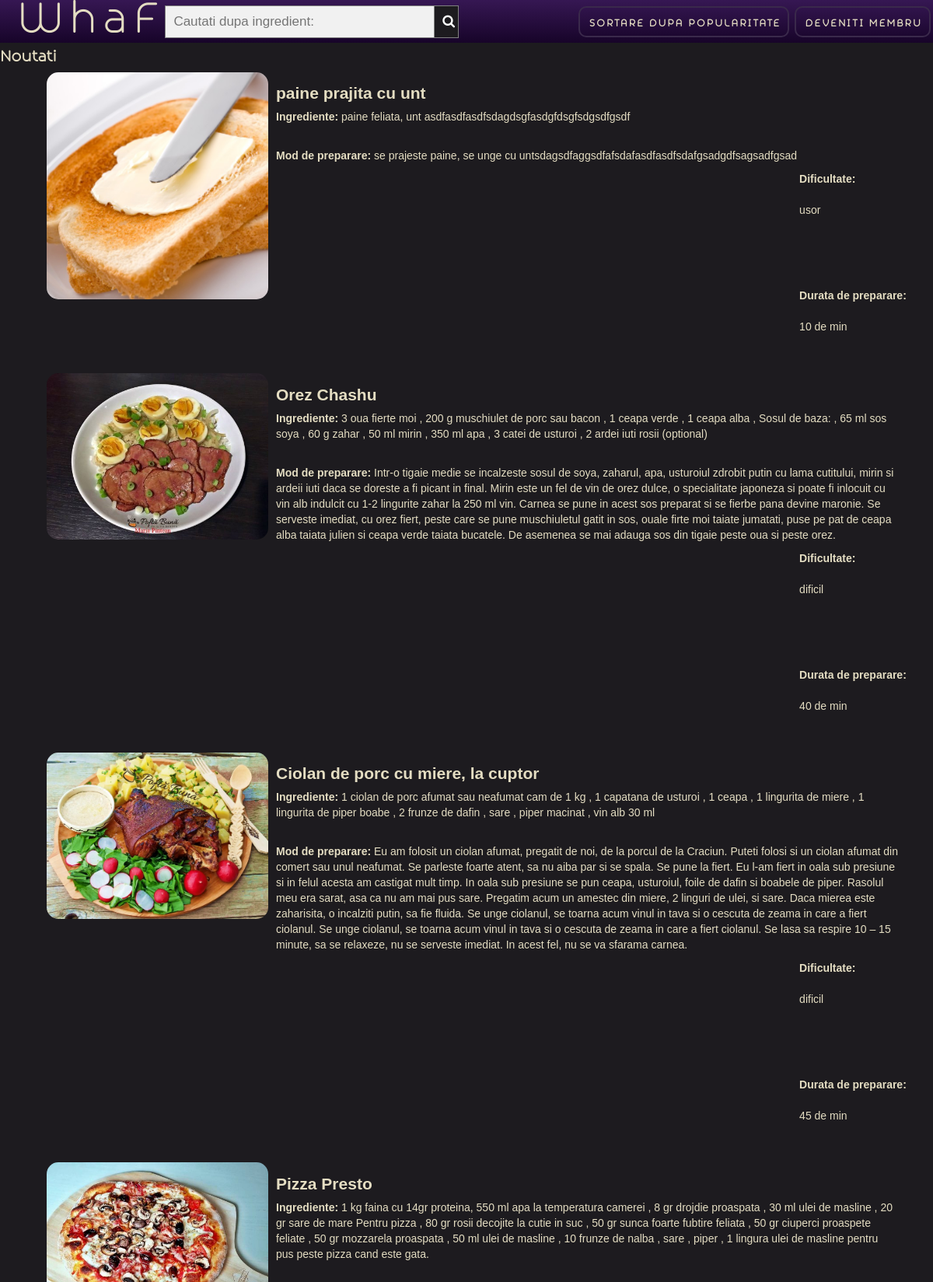
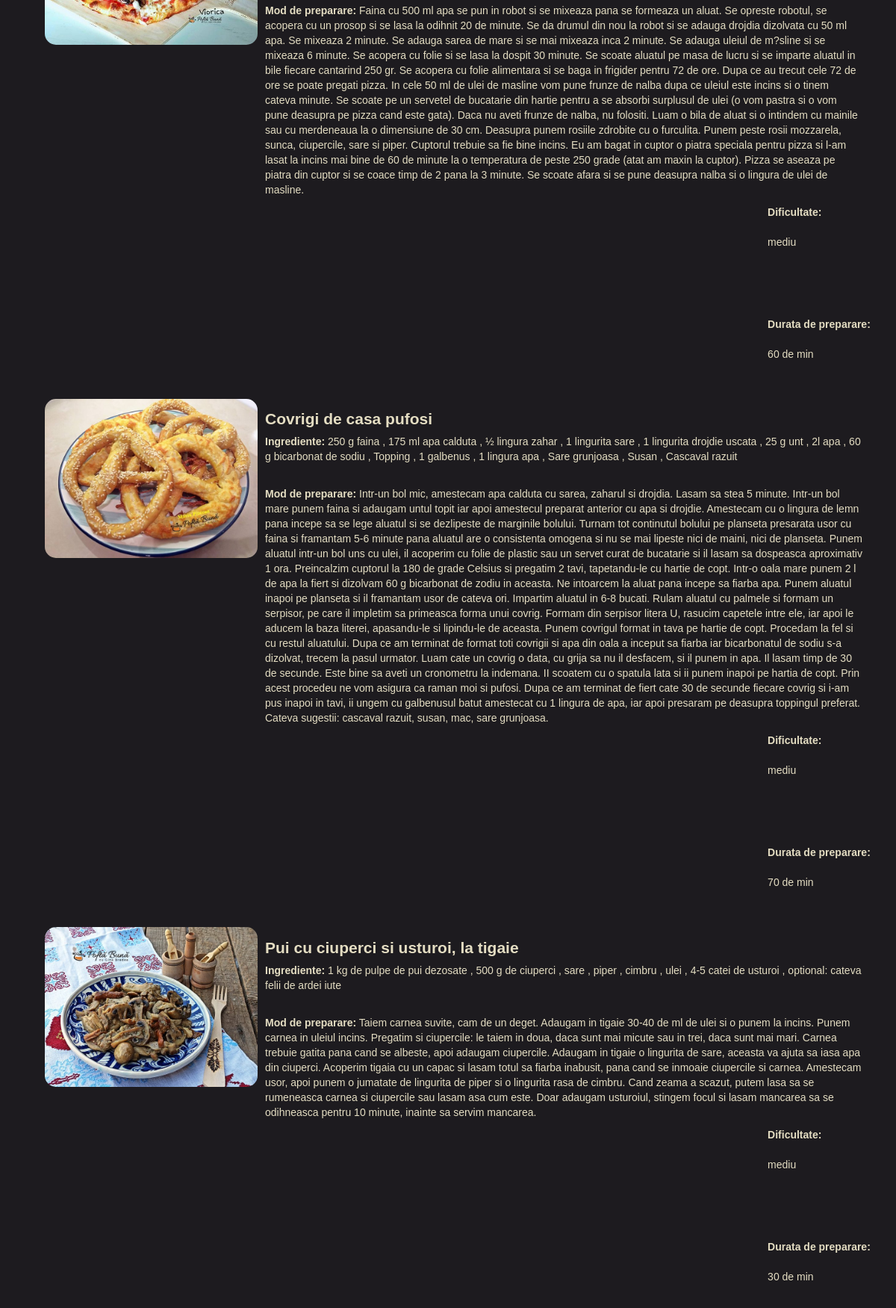
Screenshot of /views/homepage.php (upper part) with the database file from the repository (2 pictures, top to bottom).
### tables this page shows
CREATE TABLE `retete` (
  `id` int(11) NOT NULL,
  `titlu` varchar(80) NOT NULL,
  `ingrediente` text NOT NULL,
  `pasi_preparare` text NOT NULL,
  `dificultate` varchar(10) NOT NULL,
  `durata` tinyint(4) NOT NULL,
  `nume_poza` text NOT NULL,
  `popularitate` int(11) DEFAULT 0
);

### views/homepage.php (the view, shortened to what this page needs)
<!DOCTYPE html>
<HTML lang="ro">
    <head>
        <link href="../WhaFstyle.css" rel="stylesheet" type="text/css">
		<link rel="stylesheet" href="https://cdnjs.cloudflare.com/ajax/libs/font-awesome/4.7.0/css/font-awesome.min.css">
    </head>
    <body>
        <header id="nav" class="Header">
            <div class = "HeaderForm WForm">
				<form class="example" action="../model/homepage.php" method="POST">
					<input type="text" placeholder="Cautati dupa ingredient:" name="cauta_ing">
					<button name="submit_ing" type="submit"><i class="fa fa-search"></i></button>
				</form>
            </div>
            <h1 class="Heading"><a style="color: inherit;" href="../model/homepage.php">WhaF</a></h1>
            <ul class="NavList">
				<li id='regb' class='ListItem'>
                    <a href='../index.php?m=homepage&sort=pop' class='Button Register MainButton'>Sortare dupa popularitate</a>
                </li>
<?php
	if ($_SESSION["prenume"]){
		echo "
				<li class='ListItem'>
                    <a href='../index.php?m=retete' class='Button Register MainButton'>Adauga reteta</a>
                </li>
                <li class='ListItem'>
                    <a href='../index.php?m=delogheaza' class='Button Register MainButton'>Delogheaza</a>
                </li>
		";
	}else{
		echo "
				<li class='ListItem'>
                    <a href='../index.php?m=signup' class='Button Register MainButton'>Deveniti membru</a>
                </li>
		";
	}
?>
        </ul>
        </header>
        <section class="MyFeedContainer Container">
<?php
			if($_POST['cauta_ing']){
				$search = $_POST['cauta_ing'];
				if(strpos($search,";")){
					$comp_search = explode(";",$search);
					for ($i = 0; $i < count($comp_search); $i++){
						if(is_numeric($comp_search[$i])){
							$new .= " durata LIKE '$comp_search[$i]'";
							if ( $i < count($comp_search) -1 ){
								$new .= " AND";
							}
						} else if (strcmp($comp_search[$i],"usor") === 0 || strcmp($comp_search[$i],"mediu") === 0 || strcmp($comp_search[$i],"dificil") === 0){
							$new .= " dificultate LIKE '$comp_search[$i]'";
							if ( $i < count($comp_search) -1 ){
								$new .= " AND";
							}
						} else if (strpos($comp_search[$i],"-")) {
							$array = explode("-",$comp_search[$i]);
							$new .= " durata  >= '$array[0]' AND durata <= '$array[1]'";
							if ( $i < count($comp_search) -1 ){
								$new .= " AND";
							}
						} else {
							$array = explode(",", $comp_search[$i]);
							$new .= "(";
							for ($j = 0; $j < count($array); $j++ ){
								$new .= " ingrediente LIKE '%{$array[$j]}%'";
								if ( $j < count($array) -1 ){
									$new .= " OR";
								}
							}
							$new .= " )";
							if ( $i < count($comp_search) -1 ){
								$new .= " AND";
							}
						}
					}
					$select = mysqli_query($conn, "SELECT * FROM `retete` WHERE $new") or exit(mysqli_error($conn));
				} else {
					if(is_numeric($search)){
						$select = mysqli_query($conn, "SELECT * FROM `retete` WHERE durata LIKE '$search'") or exit(mysqli_error($conn));
					}else {
						if (strpos($search,"-")){
							$array = explode("-",$search);
							$select = mysqli_query($conn, "SELECT * FROM `retete` WHERE durata >= '$array[0]' AND durata <= '$array[1]'  ") or exit(mysqli_error($conn));
						}else {
							if (strcmp($search,"usor") === 0 || strcmp($search,"mediu") === 0 || strcmp($search,"dificil") === 0) {
								$select = mysqli_query($conn, "SELECT * FROM `retete` WHERE dificultate LIKE '$search'") or exit(mysqli_error($conn));
							}
							else{
								$array = explode(',', $search);
								for ($i = 0; $i < count($array); $i++ ){
									$new .= " LIKE '%{$array[$i]}%'";
									if ( $i < count($array) -1 ){
										$new .= " OR ingrediente";
									}
								}
								$select = mysqli_query($conn, "SELECT * FROM `retete` WHERE ingrediente $new") or exit(mysqli_error($conn));
								}
							}
						}
					}
				$n = mysqli_num_rows($select);
				echo "<h2 class=Heading2>Rezultatele cautarii</h2>";
				if($n>0){
					while($row = mysqli_fetch_assoc($select)){
						$id = $row["id"];
						mysqli_query($conn,"UPDATE retete SET popularitate = popularitate + 1 WHERE id = '".$id."'");
						echo "
						<div style='margin-left: 5%;'>
							<div style=' float:left; width: 25%;'>
								<img alt = 'poza mancare' style='border-radius: 15px;' src='../images/".$row['nume_poza']."'>
							</div>
							<div style='float:left; margin-left: 10px;'>
								<h2 style=''>".$row['titlu']."</h2>
								<p style='width: 800px; word-wrap: break-word;'><b>Ingrediente:</b> ".$row['ingrediente']."</p>
								<br>
								<p style='width: 800px; word-wrap: break-word;'><b>Mod de preparare:</b>".$row['pasi_preparare']."</p>
							</div>
							<br><br>
							<div style='float:right; margin-right: 3%;'>
								<strong>Dificultate:</strong>
								<br><br>
								<p>".$row['dificultate']."</p>
								<br><br><br><br>
								<strong>Durata de preparare:</strong>
								<br><br>
								<p>".$row['durata']." de min</p>
							</div>
						</div>
						<br style='clear:both;'><br /><br />";
								}
							}else
							echo "Nu exista rezultate!";
						}else{
							$select = mysqli_query($conn, "SELECT * FROM `retete` ORDER BY id DESC LIMIT 7") or exit(mysqli_error($conn));
							$n = mysqli_num_rows($select);
							if($n>0)
							echo "<h2 class=Heading2>Noutati</h2>";
							while($row = mysqli_fetch_assoc($select))
								echo "
								<div style='margin-left: 5%;'>
									<div style=' float:left; width: 25%;'>
										<img alt = 'poza mancare' style='border-radius: 15px;' src='../images/".$row['nume_poza']."'>
									</div>
									<div style='float:left; margin-left: 10px;'>
										<h2 style=''>".$row['titlu']."</h2>
										<p style='width: 800px; word-wrap: break-word;'><b>Ingrediente:</b> ".$row['ingrediente']."</p>
										<br>
										<p style='width: 800px; word-wrap: break-word;'><b>Mod de preparare:</b> ".$row['pasi_preparare']."</p>
									</div>
									<br><br>
									<div style='float:right; margin-right: 3%;'>
										<strong>Dificultate:</strong>
										<br><br>
										<p>".$row['dificultate']."</p>
										<br><br><br><br>
										<strong>Durata de preparare:</strong>
										<br><br>
										<p>".$row['durata']." de min</p>
									</div>
								</div>
								<br style='clear:both;'><br /><br />";
						}
?>
        </section>
    </body>
</HTML>

### WhaFstyle.css (style rules this page uses)
html { height: 100%; font-family: sans-serif; box-sizing: border-box; display: block; }
body { background-color: rgb(29, 27, 31); margin: 0; min-height: 100%; font-family: Arial, sans-serif; font-size: 14px; line-height: 20px; color: rgb(228, 221, 194); box-sizing: border-box; display: block }
.Header { position: sticky; top: 0px; z-index: 1; display: flex; padding: 0px; -webkit-box-orient: horizontal; -webkit-box-direction: normal; flex-direction: row; -webkit-box-pack: justify; justify-content: space-between; -webkit-box-align: center; align-items: center; background-color: transparent; background-image: linear-gradient(0deg,#170429,#361753); }
.Container { max-width: none; margin-left: auto; margin-right: auto; content: " "; display: table; grid-column-start: 1; grid-row-start: 1; grid-column-end: 2; grid-row-end: 2; }
.Heading { -webkit-box-direction: normal; box-sizing: border-box; margin: .67em 0; line-height: 44px; display: inline-block; margin-top: 0px; margin-bottom: 0px; margin-left: 22px; padding-top: 2px; padding-bottom: 9px; align-self: auto; order: -1; -webkit-box-flex: 0; flex: 0 0 auto; font-family: 'Alio text', sans-serif; color: rgb(228, 221, 194); font-size: 66px; font-weight: 400; letter-spacing: 7px; }
h1 { line-height: 44px; }
.NavList { display: flex; margin: 0px; padding: 0px; justify-content: space-around; justify-items: stretch; -webkit-box-align: center; align-items: center; -webkit-box-flex: 0.17; flex: 0.17 0 auto; list-style-type:none; object-fit: fill }
a { background-color: transparent; text-decoration: none; }
li { display: list-item; text-align: -webkit-match-parent; }
.ListItem { margin-left: 0px; }
.MainButton { display: inline-block; border: 0; line-height: inherit; text-decoration: none; cursor: pointer; }
.Button { padding: 12px 11px 8px 14px; border-style: none; border-color: transparent; border-radius: 10px; background-color: rgb(6, 6, 7); font-family: 'Alio text',sans-serif; color: rgb(228, 221, 194); font-size: 15px; font-weight: 600; text-align: center; letter-spacing: 2px; text-transform: uppercase; }
#regb { grid-row-start: span 1; grid-row-end: span 1; grid-column-start: span 1; grid-column-end: span 1; }
.Register { padding: 10px 9px 6px 12px; border-style: solid; border-width: 2px; border-color: rgb(58, 41, 75); background-color: transparent; color: rgb(228, 221, 194); }
.MyFeedContainer { padding-top: 8px; }
.Heading2 { margin-top: 0px; font-family: 'Alio text', sans-serif; color: rgb(228, 221, 194); font-size:23px; }
h1, h2, h3, h4, h5, h6 { font-weight: bold; margin-bottom: 10px; text-decoration: none; }
h2 { display: block; }
div { display: block; }
img { max-width: 100%; vertical-align: middle; display: inline-block; border: 0; }
p { font-size: 14px; line-height: 20px; color: rgb(228, 221, 194); -webkit-box-direction: normal; font-family: 'Ruberoid', sans-serif; font-weight: 400; box-sizing: border-box; margin-top: 0; margin-bottom: 10px; }
.HeaderForm { width: auto; height: 0%; margin-bottom: 0px; align-self: center; flex: 30%; border: 0px none transparent; font-family: Arial,sans-serif; }
.WForm { font-family: Arial,sans-serif; font-size: 14px; line-height: 20px; color: rgb(228, 221, 194); -webkit-box-direction: normal; box-sizing: border-box; width: 100%; height: auto; border: 0px none transparent; object-fit: fill; }
form { display: block; margin-top: 0em; }
* { box-sizing: border-box; }
form.example input[type=text] { padding: 10px; font-size: 17px; border: 1px solid grey; float: left; width: 80%; background: #f1f1f1; }
form.example button { float: left; width: 7%; padding: 10px; background: rgb(29, 27, 31);; color: white; font-size: 17px; border: 1px solid grey; border-left: none; cursor: pointer; }
form.example::after { content: ""; clear: both; display: table; }

### rows the page displays
retete: nume_poza (picture), titlu "paine prajita cu unt", ingrediente "paine feliata, unt asdfasdfasdfsdagdsgfasdgfdsgfsdgsdfgsdf", pasi_preparare "se prajeste paine, se unge cu untsdagsdfaggsdfafsdafasdfasdfsdafgsadgdfsagsadfgsad", dificultate "usor", durata "10"
retete: nume_poza (picture), titlu "Orez Chashu", ingrediente "3 oua fierte moi , 200 g muschiulet de porc sau bacon , 1 ceapa verde , 1 ceapa alba , Sosul de baza: , 65 ml sos soya , 60 g zahar , 50 ml mirin , 350 ml apa , 3 catei de usturoi , 2 ardei iuti rosii (optional)", pasi_preparare "Intr-o tigaie medie se incalzeste sosul de soya, zaharul, apa, usturoiul zdrobit putin cu lama cutitului, mirin si ardeii iuti daca se doreste a fi picant in final. Mirin este un fel de vin de orez dulce, o specialitate japoneza si poate fi inlocuit cu vin alb indulcit cu 1-2 lingurite zahar la 250 ml vin. Carnea se pune in acest sos preparat si se fierbe pana devine maronie. Se serveste imediat, cu orez fiert, peste care se pune muschiuletul gatit in sos, ouale firte moi taiate jumatati, puse pe pat de ceapa alba taiata julien si ceapa verde taiata bucatele. De asemenea se mai adauga sos din tigaie peste oua si peste orez.", dificultate "dificil", durata "40"
retete: nume_poza (picture), titlu "Ciolan de porc cu miere, la cuptor", ingrediente "1 ciolan de porc afumat sau neafumat cam de 1 kg , 1 capatana de usturoi , 1 ceapa , 1 lingurita de miere , 1 lingurita de piper boabe , 2 frunze de dafin , sare , piper macinat , vin alb 30 ml", pasi_preparare "Eu am folosit un ciolan afumat, pregatit de noi, de la porcul de la Craciun. Puteti folosi si un ciolan afumat din comert sau unul neafumat. Se parleste foarte atent, sa nu aiba par si se spala. Se pune la fiert. Eu l-am fiert in oala sub presiune si in felul acesta am castigat mult timp. In oala sub presiune se pun ceapa, usturoiul, foile de dafin si boabele de piper. Rasolul meu era sarat, asa ca nu am mai pus sare. Pregatim acum un amestec din miere, 2 linguri de ulei, si sare. Daca mierea este zaharisita, o incalziti putin, sa fie fluida. Se unge ciolanul, se toarna acum vinul in tava si o cescuta de zeama in care a fiert ciolanul. Se unge ciolanul, se toarna acum vinul in tava si o…", dificultate "dificil", durata "45"
retete: nume_poza (picture), titlu "Pizza Presto", ingrediente "1 kg faina cu 14gr proteina, 550 ml apa la temperatura camerei , 8 gr drojdie proaspata , 30 ml ulei de masline , 20 gr sare de mare Pentru pizza , 80 gr rosii decojite la cutie in suc , 50 gr sunca foarte fubtire feliata , 50 gr ciuperci proaspete feliate , 50 gr mozzarela proaspata , 50 ml ulei de masline , 10 frunze de nalba , sare , piper , 1 lingura ulei de masline pentru pus peste pizza cand este gata.", pasi_preparare "Faina cu 500 ml apa se pun in robot si se mixeaza pana se formeaza un aluat. Se opreste robotul, se acopera cu un prosop si se lasa la odihnit 20 de minute. Se da drumul din nou la robot si se adauga drojdia dizolvata cu 50 ml apa. Se mixeaza 2 minute. Se adauga sarea de mare si se mai mixeaza inca 2 minute. Se adauga uleiul de m?sline si se mixeaza 6 minute. Se acopera cu folie si se lasa la dospit 30 minute. Se scoate aluatul pe masa de lucru si se imparte aluatul in bile fiecare cantarind 250 gr. Se acopera cu folie alimentara si se baga in frigider pentru 72 de ore. Dupa ce au trecut cele 72 de ore se poate pregati pizza. In cele 50 ml de ulei de masline vom pune frunze de nalba dupa ce…", dificultate "mediu", durata "60"
retete: nume_poza (picture), titlu "Covrigi de casa pufosi", ingrediente "250 g faina , 175 ml apa calduta , ½ lingura zahar , 1 lingurita sare , 1 lingurita drojdie uscata , 25 g unt , 2l apa , 60 g bicarbonat de sodiu , Topping , 1 galbenus , 1 lingura apa , Sare grunjoasa , Susan , Cascaval razuit", pasi_preparare "Intr-un bol mic, amestecam apa calduta cu sarea, zaharul si drojdia. Lasam sa stea 5 minute. Intr-un bol mare punem faina si adaugam untul topit iar apoi amestecul preparat anterior cu apa si drojdie. Amestecam cu o lingura de lemn pana incepe sa se lege aluatul si se dezlipeste de marginile bolului. Turnam tot continutul bolului pe planseta presarata usor cu faina si framantam 5-6 minute pana aluatul are o consistenta omogena si nu se mai lipeste nici de maini, nici de planseta. Punem aluatul intr-un bol uns cu ulei, il acoperim cu folie de plastic sau un servet curat de bucatarie si il lasam sa dospeasca aproximativ 1 ora. Preincalzim cuptorul la 180 de grade Celsius si pregatim 2 tavi,…", dificultate "mediu", durata "70"
retete: nume_poza (picture), titlu "Pui cu ciuperci si usturoi, la tigaie", ingrediente "1 kg de pulpe de pui dezosate , 500 g de ciuperci , sare , piper , cimbru , ulei , 4-5 catei de usturoi , optional: cateva felii de ardei iute", pasi_preparare "Taiem carnea suvite, cam de un deget. Adaugam in tigaie 30-40 de ml de ulei si o punem la incins. Punem carnea in uleiul incins. Pregatim si ciupercile: le taiem in doua, daca sunt mai micute sau in trei, daca sunt mai mari. Carnea trebuie gatita pana cand se albeste, apoi adaugam ciupercile. Adaugam in tigaie o lingurita de sare, aceasta va ajuta sa iasa apa din ciuperci. Acoperim tigaia cu un capac si lasam totul sa fiarba inabusit, pana cand se inmoaie ciupercile si carnea. Amestecam usor, apoi punem o jumatate de lingurita de piper si o lingurita rasa de cimbru. Cand zeama a scazut, putem lasa sa se rumeneasca carnea si ciupercile sau lasam asa cum este. Doar adaugam usturoiul, stingem…", dificultate "mediu", durata "30"
